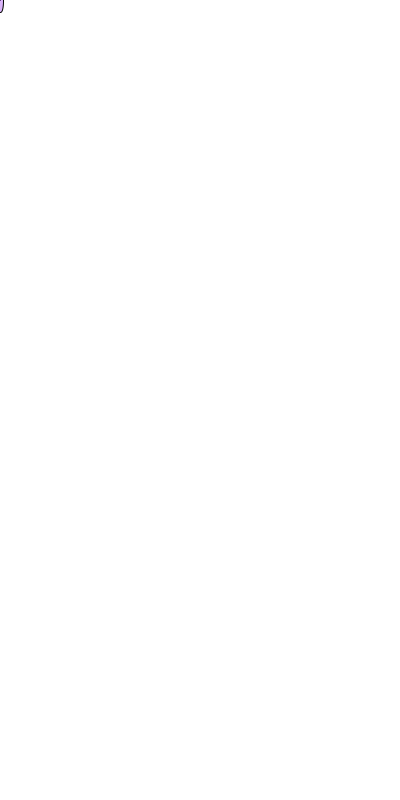
Frame 1 (no input)
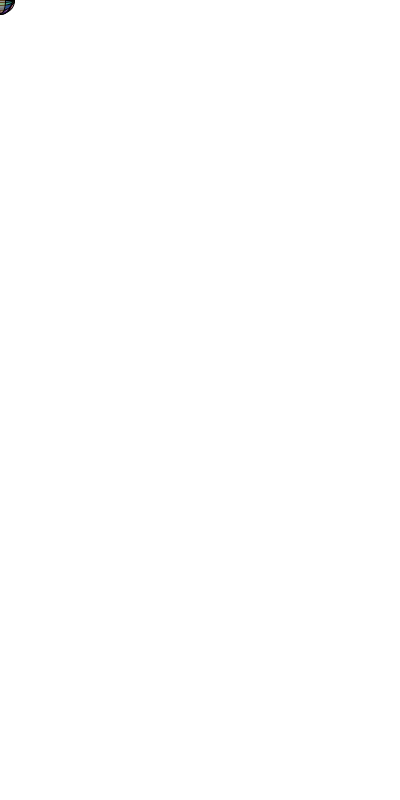
Frame 60 (the mouse pressed at the canvas centre just before this capture)
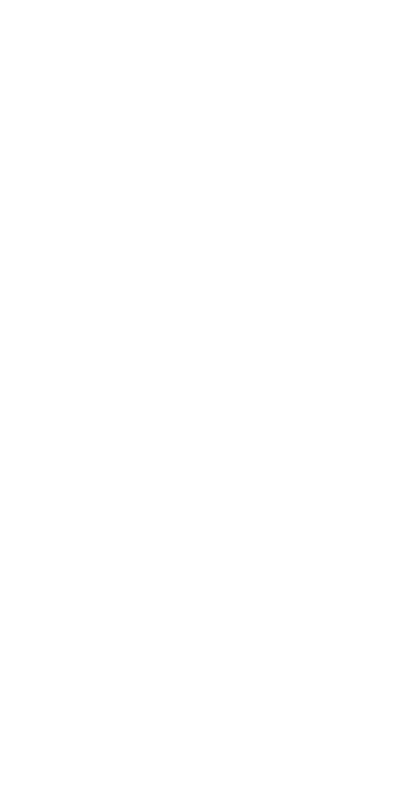
Frame 120 (the mouse held since frame 60 and released just before this capture)

The Processing sketch that drew these frames (run headless with seeded random() and noise(); from frame 60 on, the mouse is pressed at the canvas centre):

// Processing sketch: processing_62192
// ── processing_62192.pde

void setup()
{
  size(400,800);
  background(255,255,255);
  smooth();
  frameRate(10);
}
void draw()
{
  line(pmouseX,pmouseY,mouseX,mouseY); 
  fill(random(255),random(255),random(255),100);
  ellipse(mouseX,mouseY,random(30),random(30));
  if(mousePressed)
  {
    background(255,255,255);
  }
}
